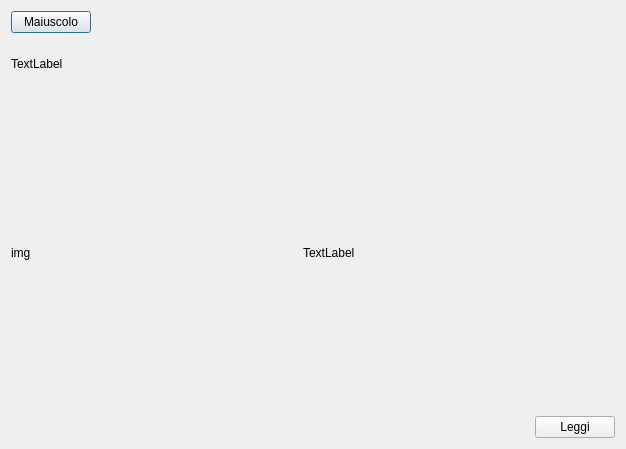
<?xml version="1.0" encoding="UTF-8"?>
<ui version="4.0">
 <class>VocabolarioDialogClass</class>
 <widget class="QDialog" name="VocabolarioDialogClass">
  <property name="geometry">
   <rect>
    <x>0</x>
    <y>0</y>
    <width>626</width>
    <height>449</height>
   </rect>
  </property>
  <property name="windowTitle">
   <string>Dialog</string>
  </property>
  <layout class="QGridLayout" name="gridLayout">
   <item row="0" column="0">
    <layout class="QVBoxLayout" name="verticalLayout">
     <item>
      <layout class="QHBoxLayout" name="horizontalLayout_2">
       <item>
        <widget class="QPushButton" name="maiuscoloButton">
         <property name="text">
          <string>Maiuscolo</string>
         </property>
        </widget>
       </item>
       <item>
        <spacer name="horizontalSpacer_2">
         <property name="orientation">
          <enum>Qt::Horizontal</enum>
         </property>
         <property name="sizeHint" stdset="0">
          <size>
           <width>465</width>
           <height>17</height>
          </size>
         </property>
        </spacer>
       </item>
      </layout>
     </item>
     <item>
      <widget class="QLabel" name="label">
       <property name="minimumSize">
        <size>
         <width>0</width>
         <height>50</height>
        </size>
       </property>
       <property name="text">
        <string>TextLabel</string>
       </property>
      </widget>
     </item>
    </layout>
   </item>
   <item row="1" column="0">
    <layout class="QHBoxLayout" name="horizontalLayout">
     <item>
      <widget class="QLabel" name="imgLabel">
       <property name="minimumSize">
        <size>
         <width>245</width>
         <height>305</height>
        </size>
       </property>
       <property name="text">
        <string>img</string>
       </property>
      </widget>
     </item>
     <item>
      <widget class="QLabel" name="descrLabel">
       <property name="text">
        <string>TextLabel</string>
       </property>
      </widget>
     </item>
    </layout>
   </item>
   <item row="1" column="1">
    <spacer name="verticalSpacer_2">
     <property name="orientation">
      <enum>Qt::Vertical</enum>
     </property>
     <property name="sizeHint" stdset="0">
      <size>
       <width>20</width>
       <height>304</height>
      </size>
     </property>
    </spacer>
   </item>
   <item row="2" column="0" colspan="2">
    <layout class="QHBoxLayout" name="horizontalLayout_3">
     <item>
      <spacer name="horizontalSpacer">
       <property name="orientation">
        <enum>Qt::Horizontal</enum>
       </property>
       <property name="sizeHint" stdset="0">
        <size>
         <width>478</width>
         <height>20</height>
        </size>
       </property>
      </spacer>
     </item>
     <item>
      <widget class="QPushButton" name="leggiButton">
       <property name="text">
        <string>Leggi</string>
       </property>
      </widget>
     </item>
    </layout>
   </item>
  </layout>
 </widget>
 <layoutdefault spacing="6" margin="11"/>
 <resources/>
 <connections>
  <connection>
   <sender>leggiButton</sender>
   <signal>clicked()</signal>
   <receiver>VocabolarioDialogClass</receiver>
   <slot>leggi()</slot>
   <hints>
    <hint type="sourcelabel">
     <x>588</x>
     <y>379</y>
    </hint>
    <hint type="destinationlabel">
     <x>602</x>
     <y>399</y>
    </hint>
   </hints>
  </connection>
  <connection>
   <sender>maiuscoloButton</sender>
   <signal>clicked()</signal>
   <receiver>VocabolarioDialogClass</receiver>
   <slot>upper()</slot>
   <hints>
    <hint type="sourcelabel">
     <x>74</x>
     <y>23</y>
    </hint>
    <hint type="destinationlabel">
     <x>84</x>
     <y>-1</y>
    </hint>
   </hints>
  </connection>
 </connections>
 <slots>
  <slot>leggi()</slot>
  <slot>upper()</slot>
 </slots>
</ui>
